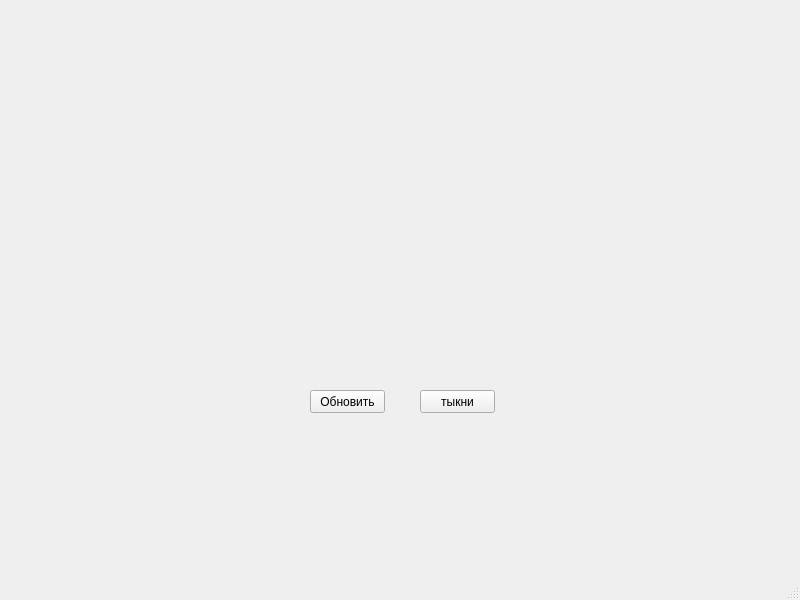
<?xml version="1.0" encoding="UTF-8"?>
<ui version="4.0">
 <class>MainWindow</class>
 <widget class="QMainWindow" name="MainWindow">
  <property name="geometry">
   <rect>
    <x>0</x>
    <y>0</y>
    <width>800</width>
    <height>600</height>
   </rect>
  </property>
  <property name="windowTitle">
   <string>MainWindow</string>
  </property>
  <widget class="QWidget" name="centralwidget">
   <widget class="QPushButton" name="pushButton">
    <property name="geometry">
     <rect>
      <x>420</x>
      <y>390</y>
      <width>75</width>
      <height>23</height>
     </rect>
    </property>
    <property name="text">
     <string>тыкни</string>
    </property>
   </widget>
   <widget class="QPushButton" name="pushButton_2">
    <property name="geometry">
     <rect>
      <x>310</x>
      <y>390</y>
      <width>75</width>
      <height>23</height>
     </rect>
    </property>
    <property name="text">
     <string>Обновить</string>
    </property>
   </widget>
  </widget>
  <widget class="QMenuBar" name="menubar">
   <property name="geometry">
    <rect>
     <x>0</x>
     <y>0</y>
     <width>800</width>
     <height>21</height>
    </rect>
   </property>
  </widget>
  <widget class="QStatusBar" name="statusbar"/>
 </widget>
 <resources/>
 <connections/>
</ui>
